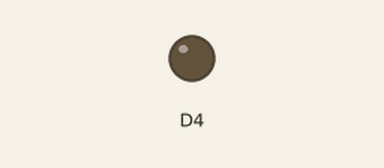
This sketch was run on a simulated ESP8266 (NodeMCU). Shown: output pins drawn as LEDs (lit = HIGH). What the sketch prints to the serial monitor is not drawn.

Above: at 2.5 s.
At 5.15 s:
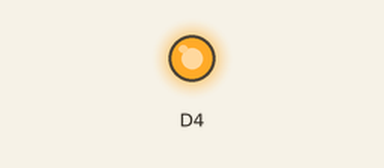
Timing chart, 0 to 6.9 s (numbered marks = the images above):
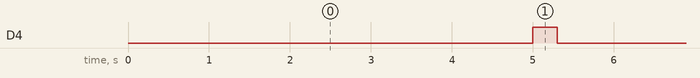

The sketch:

blink.ino
```cpp
#include "blink.h"
Blink blink(D4);
void setup()
{
  Serial.begin(115200);
  Serial.println("\nBlink Version 1.0 Your_First_Name Your_Last_Name");
}
void loop()
{
  blink.on(5000);
  blink.off(300);
}
```

blink.cpp
```cpp
#include "Arduino.h"
#include "blink.h"
Blink::Blink(int pin)
{
  pinMode(pin, OUTPUT);
  _pin = pin;
}
void Blink::on(int time)
{
  _time=time;
  digitalWrite(_pin,LOW);
  delay(_time);
}
void Blink::off(int time)
{
  _time=time;
  digitalWrite(_pin,HIGH  );
  delay(_time);
}
```

blink.h
```cpp
#include "Arduino.h"
class Blink
{
  public:
    Blink(int pin);
    void on(int time);
    void off(int time);
  private:
    int _pin;
    int _time;
};
```

Measured:
- by itself, D4: alternates HIGH for 0.30 s and LOW for 5.0 s
